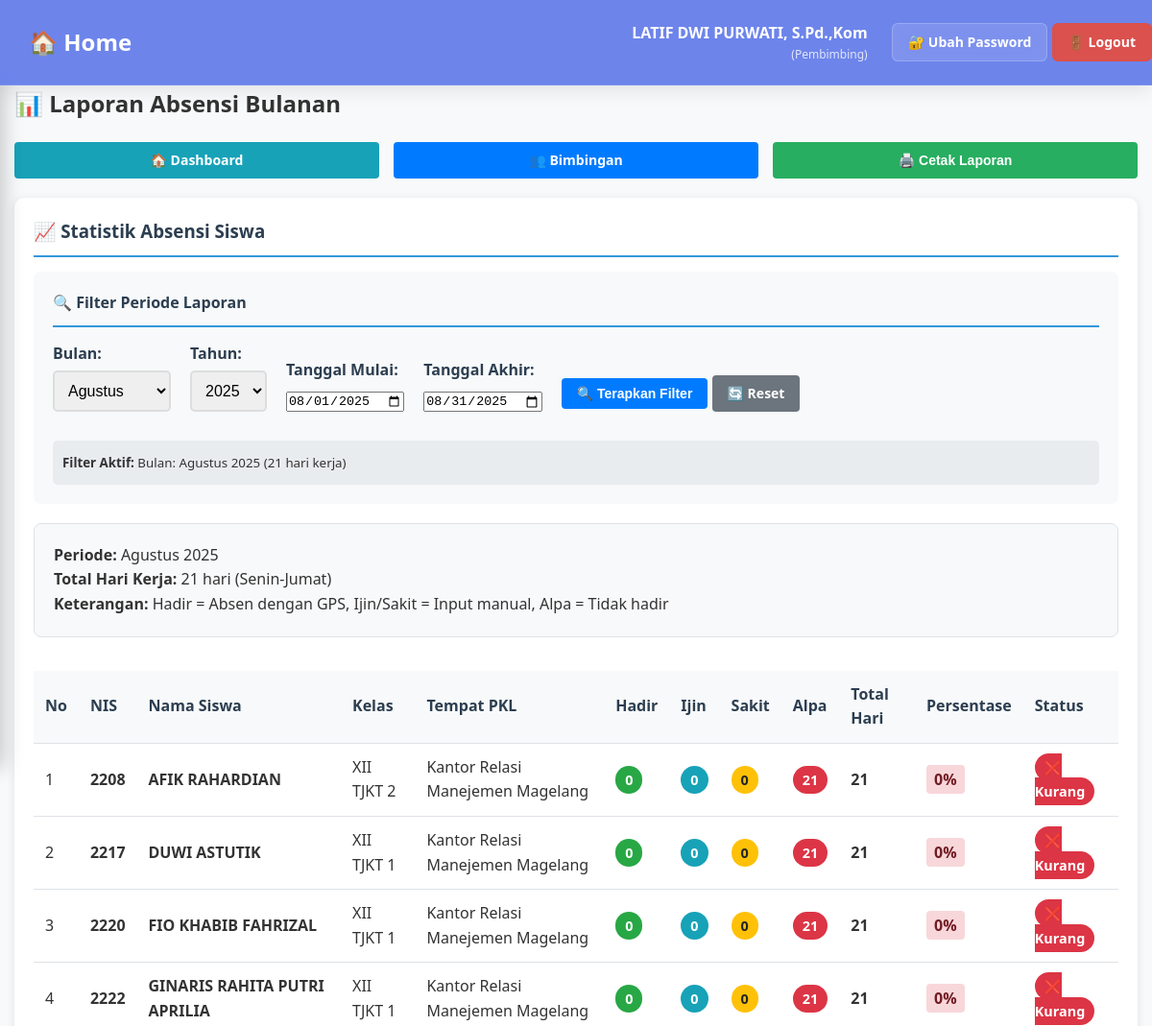
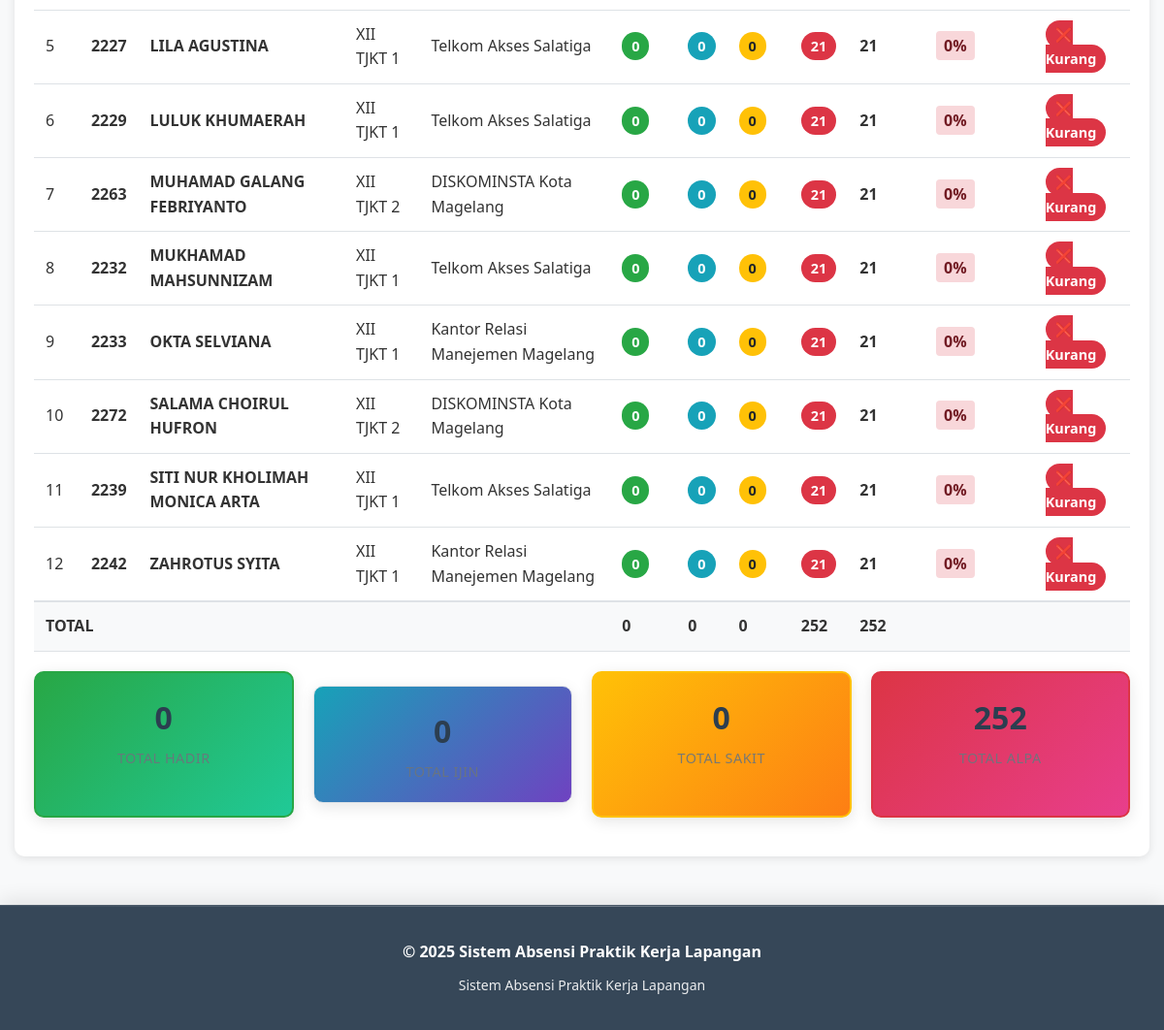
The app's page /public/index.php?r=pembimbing/report (signed in) with its own data (2 pictures, top to bottom).
### tables this page shows
CREATE TABLE `siswa` (
  `id` int(11) NOT NULL AUTO_INCREMENT,
  `user_id` int(11) DEFAULT NULL,
  `nis` varchar(50) NOT NULL,
  `nama` varchar(100) NOT NULL,
  `kelas` varchar(50) NOT NULL,
  `pembimbing_id` int(11) NOT NULL,
  `tempat_pkl_id` int(11) NOT NULL,
  PRIMARY KEY (`id`),
  KEY `user_id` (`user_id`),
  KEY `pembimbing_id` (`pembimbing_id`),
  KEY `tempat_pkl_id` (`tempat_pkl_id`)
);

CREATE TABLE `tempat_pkl` (
  `id` int(11) NOT NULL AUTO_INCREMENT,
  `nama` varchar(150) NOT NULL,
  `pemilik` varchar(100) DEFAULT '',
  `alamat` text DEFAULT '',
  `lat` decimal(10,7) NOT NULL,
  `lng` decimal(10,7) NOT NULL,
  `radius_m` int(11) NOT NULL DEFAULT 150,
  PRIMARY KEY (`id`)
);

### app/Controllers/Controller.php (called while the page is built, shortened)
<?php
class Controller {
    protected function view(string $path, array $data=[]): void {
        extract($data);
        $viewFile = __DIR__ . '/../Views/' . $path . '.php';
        include __DIR__ . '/../Views/layouts/header.php';
        include $viewFile;
        include __DIR__ . '/../Views/layouts/footer.php';
    }
}

### app/Controllers/PembimbingController.php (called while the page is built, shortened)
<?php
class PembimbingController extends Controller {
    public function report(): void {
        $db = new Database(require __DIR__.'/../../config/db.php');
        $uid = (int)$_SESSION['user']['id'];
        $namaPembimbing = $_SESSION['user']['name'] ?? 'Pembimbing';
        $month = (int)($_GET['month'] ?? date('n'));
        $year = (int)($_GET['year'] ?? date('Y'));
        $startDate = $_GET['start_date'] ?? '';
        $endDate = $_GET['end_date'] ?? '';
        $bulanList = [
            1 => 'Januari', 2 => 'Februari', 3 => 'Maret', 4 => 'April',
            5 => 'Mei', 6 => 'Juni', 7 => 'Juli', 8 => 'Agustus',
            9 => 'September', 10 => 'Oktober', 11 => 'November', 12 => 'Desember'
        ];
        $tahunList = [];
        $currentYear = date('Y');
        for ($i = $currentYear - 5; $i <= $currentYear + 1; $i++) {
            $tahunList[] = $i;
        }
        $stmt = $db->prepare("SELECT id FROM pembimbing WHERE user_id = ?");
        $stmt->execute([$uid]);
        $pembimbing = $stmt->fetch();
        $pembimbingId = $pembimbing['id'];
        $siswa = new Siswa($db);
        $listSiswa = $siswa->listByPembimbing($pembimbingId);
        $absensi = new Absensi($db);
        if (!empty($startDate) && !empty($endDate)) {
            $dataAbsensi = $absensi->getDateRangeReport($pembimbingId, $startDate, $endDate);
            $totalHariFilter = $this->getWorkingDaysInRange($startDate, $endDate);
        } else {
            $totalHariFilter = $this->getWorkingDays($month, $year);
        }
        $statistikSiswa = [];
        foreach ($listSiswa as $s) {
            $siswaId = $s['id'];
            $statistikSiswa[$siswaId] = [
                'siswa' => $s,
                'hadir' => 0,
                'ijin' => 0,
                'sakit' => 0,
                'alpa' => 0,
                'total_hari' => 0
            ];
        }
        $this->view('pembimbing/report', [
            'namaPembimbing' => $namaPembimbing,
            'statistikSiswa' => $statistikSiswa,
            'bulan' => $month,
            'year' => $year,
            'bulanList' => $bulanList,
            'tahunList' => $tahunList,
            'totalHariKerja' => $totalHariFilter,
            'startDate' => $startDate,
            'endDate' => $endDate,
            'totalHariFilter' => $totalHariFilter
        ]);
    }
    private function getWorkingDays(int $month, int $year): int {
        $totalDays = cal_days_in_month(CAL_GREGORIAN, $month, $year);
        $workingDays = 0;
        for ($day = 1; $day <= $totalDays; $day++) {
            $date = date('N', mktime(0, 0, 0, $month, $day, $year));
            if ($date < 6) {
                $workingDays++;
            }
        }
        return $workingDays;
    }
}

### public/index.php (called while the page is built, shortened)
<?php
require __DIR__.'/../app/autoload.php';
$appCfg = require __DIR__.'/../config/app.php';
$r = $_GET['r'] ?? 'auth/login';
[$c, $a] = array_pad(explode('/', $r, 2), 2, 'index');
$controller = null;
switch($c){
    case 'pembimbing': $controller = new PembimbingController($appCfg); break;
}
$controller->$a();

### app/autoload.php (called while the page is built, shortened)
<?php
spl_autoload_register(function ($class) {
    $prefix = 'App\\';
    $base_dir = __DIR__ . '/';
    $len = strlen($prefix);
    $relative_class = substr($class, $len);
    $file = $base_dir . str_replace('\\', '/', $relative_class) . '.php';
});

### config/db.php (called while the page is built, shortened)
<?php
return [
    'host' => 'localhost',
    'name' => 'db_absensi_pkl',
    'user' => 'root',
    'pass' => '',
    'charset' => 'utf8mb4',
];

### app/Models/Database.php (called while the page is built, shortened)
<?php
class Database {
    private PDO $pdo;
    public function __construct(array $cfg) {
        $dsn = sprintf('mysql:host=%s;dbname=%s;charset=%s',$cfg['host'],$cfg['name'],$cfg['charset']??'utf8mb4');
        $opt = [
            PDO::ATTR_ERRMODE => PDO::ERRMODE_EXCEPTION,
            PDO::ATTR_DEFAULT_FETCH_MODE => PDO::FETCH_ASSOC,
            PDO::ATTR_EMULATE_PREPARES => false,
        ];
        try { $this->pdo = new PDO($dsn,$cfg['user'],$cfg['pass'],$opt); }
        catch (PDOException $e) { die('DB connection failed: '.$e->getMessage()); }
    }
    public function pdo(): PDO {
        return $this->pdo;
    }
    public function prepare(string $query) {
        return $this->pdo->prepare($query);
    }
}

### app/Models/BaseModel.php (called while the page is built, shortened)
<?php
abstract class BaseModel {
    public function __construct(Database $database) {
        $this->db = $database->pdo();
    }
}

### app/Models/Siswa.php (called while the page is built, shortened)
<?php
class Siswa extends BaseModel {
    public function listByPembimbing(int $pembimbingId): array {
        $st = $this->db->prepare("
            SELECT s.*, t.nama as tempat_pkl, t.lat, t.lng
            FROM siswa s
            LEFT JOIN tempat_pkl t ON s.tempat_pkl_id = t.id
            WHERE s.pembimbing_id = ?
            ORDER BY s.nama ASC
        ");
        $st->execute([$pembimbingId]);
        return $st->fetchAll();
    }
}

### app/Views/pembimbing/report.php (the view, shortened to what this page needs)
<h2>📊 Laporan Absensi Bulanan</h2>
<div class="action-buttons" style="margin-bottom: 20px;">
    <a href="?r=pembimbing/dashboard" class="btn btn-info">
        🏠 Dashboard
    </a>
    <a href="?r=pembimbing/bimbingan" class="btn btn-primary">
        👥 Bimbingan
    </a>
    <button type="button" class="btn btn-success" onclick="cetakLaporan()">
        🖨️ Cetak Laporan
    </button>
</div>
<div class="card">
  <h3>📈 Statistik Absensi Siswa</h3>
  <div class="filter-section" style="margin-bottom: 20px; padding: 20px; background-color: #f8f9fa; border-radius: 8px;">
    <h4>🔍 Filter Periode Laporan</h4>
    <form method="GET" action="?r=pembimbing/report" class="filter-form">
      <div class="filter-row" style="display: flex; gap: 20px; flex-wrap: wrap; align-items: end;">
        <div class="form-group">
          <label for="month">Bulan:</label>
          <select name="month" id="month" class="form-control" onchange="this.form.submit()">
            <?php foreach($bulanList as $key => $namaBulan): ?>
              <option value="<?= $key ?>" <?= $key == $bulan ? 'selected' : '' ?>>
                <?= $namaBulan ?>
              </option>
            <?php endforeach; ?>
          </select>
        </div>
        <div class="form-group">
          <label for="year">Tahun:</label>
          <select name="year" id="year" class="form-control" onchange="this.form.submit()">
            <?php foreach($tahunList as $tahunOption): ?>
              <option value="<?= $tahunOption ?>" <?= $tahunOption == $year ? 'selected' : '' ?>>
                <?= $tahunOption ?>
              </option>
            <?php endforeach; ?>
          </select>
        </div>
        <div class="form-group">
          <label for="start_date">Tanggal Mulai:</label>
          <input type="date" name="start_date" id="start_date" class="form-control"
                 value="<?= htmlspecialchars($startDate ?? '') ?>"
                 onchange="updateEndDateMin()">
        </div>
        <div class="form-group">
          <label for="end_date">Tanggal Akhir:</label>
          <input type="date" name="end_date" id="end_date" class="form-control"
                 value="<?= htmlspecialchars($endDate ?? '') ?>"
                 min="<?= htmlspecialchars($startDate ?? '') ?>">
        </div>
        <div class="form-group">
          <button type="submit" class="btn btn-primary">
            🔍 Terapkan Filter
          </button>
          <a href="?r=pembimbing/report" class="btn btn-secondary">
            🔄 Reset
          </a>
        </div>
      </div>
      <div class="filter-info" style="margin-top: 15px; padding: 10px; background-color: #e9ecef; border-radius: 5px;">
        <small>
          <strong>Filter Aktif:</strong>
          <?php if (!empty($startDate) && !empty($endDate)): ?>
            Range Tanggal: <?= date('d/m/Y', strtotime($startDate)) ?> - <?= date('d/m/Y', strtotime($endDate)) ?>
            (<?= $totalHariFilter ?> hari kerja)
          <?php else: ?>
            Bulan: <?= $bulanList[$bulan] ?> <?= $year ?> (<?= $totalHariKerja ?> hari kerja)
          <?php endif; ?>
        </small>
      </div>
    </form>
  </div>
  <?php if(empty($statistikSiswa)): ?>
    <div class="alert alert-info">
      <strong>ℹ️ Info:</strong> Tidak ada siswa yang dibimbing untuk periode ini.
    </div>
  <?php else: ?>
    <div class="info" style="margin-bottom: 20px;">
      <p><strong>Periode:</strong>
        <?php if (!empty($startDate) && !empty($endDate)): ?>
          <?= date('d/m/Y', strtotime($startDate)) ?> - <?= date('d/m/Y', strtotime($endDate)) ?>
        <?php else: ?>
          <?= $bulanList[$bulan] ?> <?= $year ?>
        <?php endif; ?>
      </p>
      <p><strong>Total Hari Kerja:</strong>
        <?php if (!empty($startDate) && !empty($endDate)): ?>
          <?= $totalHariFilter ?> hari
        <?php else: ?>
          <?= $totalHariKerja ?> hari (Senin-Jumat)
        <?php endif; ?>
      </p>
      <p><strong>Keterangan:</strong> Hadir = Absen dengan GPS, Ijin/Sakit = Input manual, Alpa = Tidak hadir</p>
    </div>
    <div class="table-responsive">
      <table class="table" id="tabelLaporan">
        <thead>
          <tr>
            <th>No</th>
            <th>NIS</th>
            <th>Nama Siswa</th>
            <th>Kelas</th>
            <th>Tempat PKL</th>
            <th>Hadir</th>
            <th>Ijin</th>
            <th>Sakit</th>
            <th>Alpa</th>
            <th>Total Hari</th>
            <th>Persentase</th>
            <th>Status</th>
          </tr>
        </thead>
        <tbody>
        <?php
        $no = 1;
        $totalHadir = 0;
        $totalIjin = 0;
        $totalSakit = 0;
        $totalAlpa = 0;
        foreach($statistikSiswa as $stat):
          $hadir = $stat['hadir'];
          $ijin = $stat['ijin'];
          $sakit = $stat['sakit'];
          $alpa = $stat['alpa'];
          $totalHari = $stat['total_hari'];
          $totalHadir += $hadir;
          $totalIjin += $ijin;
          $totalSakit += $sakit;
          $totalAlpa += $alpa;
          $persentase = $totalHari > 0 ? round((($hadir + $ijin + $sakit) / $totalHari) * 100, 1) : 0;
        ?>
          <tr>
            <td><?= $no++ ?></td>
            <td><strong><?= htmlspecialchars($stat['siswa']['nis']) ?></strong></td>
            <td><strong><?= htmlspecialchars($stat['siswa']['nama']) ?></strong></td>
            <td><?= htmlspecialchars($stat['siswa']['kelas']) ?></td>
            <td><?= htmlspecialchars($stat['siswa']['tempat_pkl'] ?? '-') ?></td>
            <td>
              <span class="badge badge-success"><?= $hadir ?></span>
            </td>
            <td>
              <span class="badge badge-info"><?= $ijin ?></span>
            </td>
            <td>
              <span class="badge badge-warning"><?= $sakit ?></span>
            </td>
            <td>
              <span class="badge badge-danger"><?= $alpa ?></span>
            </td>
            <td><strong><?= $totalHari ?></strong></td>
            <td>
              <span class="persentase <?= $persentase >= 80 ? 'success' : ($persentase >= 60 ? 'warning' : 'danger') ?>">
                <?= $persentase ?>%
              </span>
            </td>
            <td>
              <?php if($persentase >= 80): ?>
                <span class="badge badge-success">✅ Baik</span>
              <?php elseif($persentase >= 60): ?>
                <span class="badge badge-warning">⚠️ Cukup</span>
              <?php else: ?>
                <span class="badge badge-danger">❌ Kurang</span>
              <?php endif; ?>
            </td>
          </tr>
        <?php endforeach; ?>
        </tbody>
        <tfoot>
          <tr class="table-footer">
            <td colspan="5"><strong>TOTAL</strong></td>
            <td><strong><?= $totalHadir ?></strong></td>
            <td><strong><?= $totalIjin ?></strong></td>
            <td><strong><?= $totalSakit ?></strong></td>
            <td><strong><?= $totalAlpa ?></strong></td>
            <td><strong><?= $totalHariKerja * count($statistikSiswa) ?></strong></td>
            <td colspan="2"></td>
          </tr>
        </tfoot>
      </table>
    </div>
    <div class="stats-grid" style="margin-top: 20px;">
      <div class="stat-card success">
        <div class="stat-number"><?= $totalHadir ?></div>
        <div class="stat-label">Total Hadir</div>
      </div>
      <div class="stat-card info">
        <div class="stat-number"><?= $totalIjin ?></div>
        <div class="stat-label">Total Ijin</div>
      </div>
      <div class="stat-card warning">
        <div class="stat-number"><?= $totalSakit ?></div>
        <div class="stat-label">Total Sakit</div>
      </div>
      <div class="stat-card danger">
        <div class="stat-number"><?= $totalAlpa ?></div>
        <div class="stat-label">Total Alpa</div>
      </div>
    </div>
  <?php endif; ?>
</div>

### records on screen
siswa: nis "2208", nama "AFIK RAHARDIAN", kelas "XII TJKT 2"
tempat_pkl: nama "Kantor Relasi Manejemen Magelang"
siswa: nis "2217", nama "DUWI ASTUTIK", kelas "XII TJKT 1"
siswa: nis "2220", nama "FIO KHABIB FAHRIZAL", kelas "XII TJKT 1"
siswa: nis "2222", nama "GINARIS RAHITA PUTRI APRILIA", kelas "XII TJKT 1"
siswa: nis "2227", nama "LILA AGUSTINA", kelas "XII TJKT 1"
tempat_pkl: nama "Telkom Akses Salatiga"
siswa: nis "2229", nama "LULUK KHUMAERAH", kelas "XII TJKT 1"
siswa: nis "2263", nama "MUHAMAD GALANG FEBRIYANTO", kelas "XII TJKT 2"
tempat_pkl: nama "DISKOMINSTA Kota Magelang"
siswa: nis "2232", nama "MUKHAMAD MAHSUNNIZAM", kelas "XII TJKT 1"
siswa: nis "2233", nama "OKTA SELVIANA", kelas "XII TJKT 1"
siswa: nis "2272", nama "SALAMA CHOIRUL HUFRON", kelas "XII TJKT 2"
siswa: nis "2239", nama "SITI NUR KHOLIMAH MONICA ARTA", kelas "XII TJKT 1"
siswa: nis "2242", nama "ZAHROTUS SYITA", kelas "XII TJKT 1"

### other values on screen
$_SESSION['user']['name'] "LATIF DWI PURWATI, S.Pd.,Kom"
$_SESSION['user']['role'] "Pembimbing"
$bulanList[$bulan] "Agustus"
$year "2025"
$totalHariKerja "21"
$hadir "0"
$ijin "0"
$sakit "0"
$alpa "21"
$totalHari "21"
$persentase "0"
$totalHadir "0"
$totalIjin "0"
$totalSakit "0"
$totalAlpa "252"
